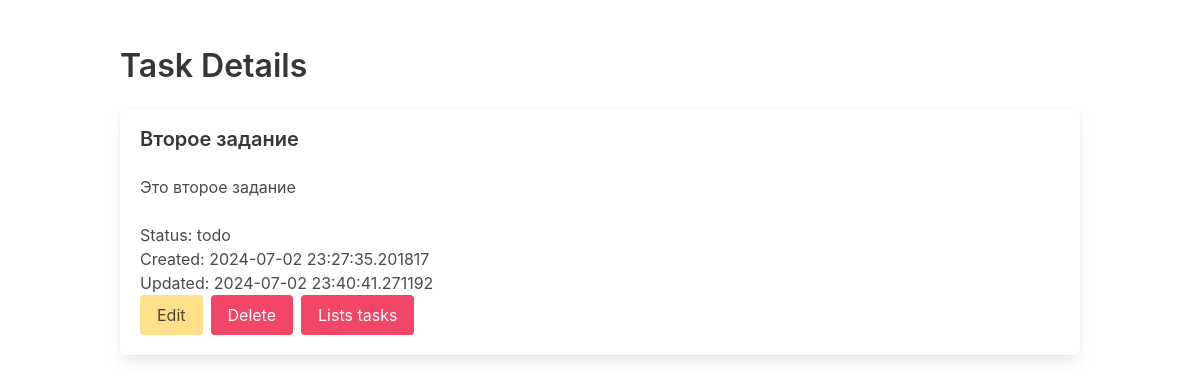
Page /tasks/2 on the committed database.
### schemas/task.py (models this page shows)
class TaskDB(Base):
    __tablename__ = "tasks"
    id = Column(Integer, primary_key=True, index=True)
    title = Column(String, index=True)
    description = Column(Text)
    assigned_to = Column(String, index=True)
    due_date = Column(DateTime)
    status = Column(String, default='Open')
    created_at = Column(DateTime, default=datetime.now)
    updated_at = Column(DateTime, default=datetime.now, onupdate=datetime.now)

### routers/task_web_router.py (the view)
@task_web_router.get("/{task_id}", response_class=HTMLResponse)
async def read_task(request: Request, task_id: int, db: Session = Depends(get_db)):
    db_task = db.query(TaskDB).filter(TaskDB.id == task_id).first()
    if db_task is None:
        raise HTTPException(status_code=404, detail="Task not found")
    return templates.TemplateResponse("task_detail.html", {"request": request, "task": db_task})

### templates/task_detail.html
{% extends "base.html" %}
{% block content %}
<h1 class="title">Task Details</h1>
<div class="box">
    <h5 class="title is-5">{{ task.title }}</h5>
    <p class="content">{{ task.description }}</p>
    <p>Status: {{ task.status }}</p>
    <p>Created: {{ task.created_at }}</p>
    <p>Updated: {{ task.updated_at }}</p>
    <div class="buttons">
        <a href="/tasks/{{ task.id }}/edit" class="button is-warning">Edit</a>
        <a href="/tasks/{{ task.id }}/delete" class="button is-danger">Delete</a>
        <a href="/tasks/" class="button is-danger">Lists tasks</a>
    </div>
</div>
{% endblock %}

### rows in the picture
TaskDB: title "Второе задание", description "Это второе задание", status "todo", created_at "2024-07-02 23:27:35.201817", updated_at "2024-07-02 23:40:41.271192"
